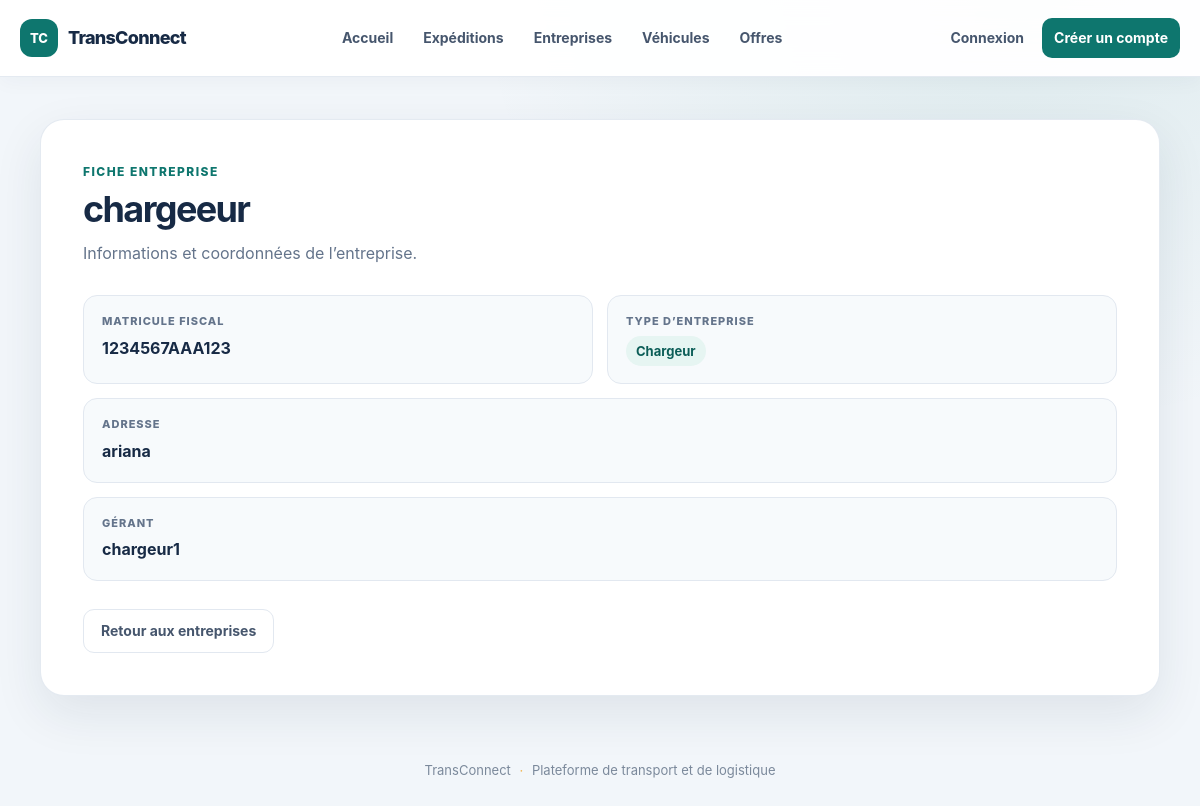
Page /entreprise/1/ on the committed database.
### EntrepriseApp/models.py (models this page shows, shortened)
class Entreprise(models.Model):
    raison_sociale = models.CharField(max_length=200, blank=False, null=False)
    matricule_fiscale = models.CharField(max_length=17, unique=True, blank=False, null=False)
    adresse = models.TextField()
    MinLengthValidator(20,"l'adresse doit contenir au moins 20 caractères")
    MaxLengthValidator(400,"l'adresse doit contenir au maximum 200 caractères")
    type_entreprise = models.CharField(max_length=100,
    choices=[
        ('C', 'Chargeur'),
        ('T', 'Transporteur'),
    ])
    creation_date = models.DateTimeField(auto_now_add=True)
    update_date = models.DateTimeField(auto_now=True)
    gerant = models.OneToOneField(utilisateur, on_delete=models.CASCADE,
    related_name='entreprise')

class utilisateur(AbstractUser):
    user_id = models.CharField(primary_key=True, max_length=8, unique=True)
    email = models.EmailField(unique=True)
    telephone = models.CharField(max_length=15, blank=True, null=True)
    role = models.CharField(max_length=20,
    choices=[('admin', 'Admin'),
    ('C', 'Chargeur'),
    ('T', 'Transporteur'),
    ], default='C')
    created_at = models.DateTimeField(auto_now_add=True)
    updated_at = models.DateTimeField(auto_now=True)

### EntrepriseApp/views.py (the view)
# urls.py: path('<int:pk>/', DetailEntreprise.as_view(), name='entreprise-detail'),
class DetailEntreprise(DetailView):
    model = Entreprise
    template_name = 'Entreprise/details.html'
    context_object_name = 'entreprise'

### EntrepriseApp/templates/Entreprise/details.html (shortened to what this page needs)
{% extends "base.html" %}
{% block content %}
<section class="page-card">
    <header class="page-heading">
        <div>
            <p class="eyebrow">Fiche entreprise</p>
            <h1>{{ entreprise.raison_sociale }}</h1>
            <p class="page-intro">Informations et coordonnées de l’entreprise.</p>
        </div>
    </header>
    <dl class="detail-grid">
        <div class="detail-item">
            <dt class="detail-label">Matricule fiscal</dt>
            <dd class="detail-value">{{ entreprise.matricule_fiscale }}</dd>
        </div>
        <div class="detail-item">
            <dt class="detail-label">Type d’entreprise</dt>
            <dd class="detail-value"><span class="status-pill">{{ entreprise.get_type_entreprise_display }}</span></dd>
        </div>
        <div class="detail-item detail-item--wide">
            <dt class="detail-label">Adresse</dt>
            <dd class="detail-value">{{ entreprise.adresse }}</dd>
        </div>
        <div class="detail-item detail-item--wide">
            <dt class="detail-label">Gérant</dt>
            <dd class="detail-value">{{ entreprise.gerant }}</dd>
        </div>
    </dl>
    <a class="button-secondary" href="{% url 'entreprise-list' %}">Retour aux entreprises</a>
</section>
{% endblock %}

### EntrepriseApp/static/EntrepriseApp/css/site.css (style rules this page uses)
:root { color-scheme: light; --ink: #172a45; --muted: #64748b; --brand: #0e766e; --brand-dark: #0b5d57; --brand-soft: #e6f5f2; --accent: #f0b44d; --surface: #ffffff; --surface-soft: #f7fafc; --line: #e2e8f0; --danger: #b42332; --shadow: 0 18px 50px rgba(23, 42, 69, 0.09); }
* { box-sizing: border-box; }
body.app-body { min-width: 320px; min-height: 100vh; margin: 0; background: radial-gradient(ellipse at 85% 0, rgba(14, 118, 110, 0.09), transparent 34rem), #f2f6fa; color: var(--ink); font-family: Inter, "Segoe UI", Arial, sans-serif; line-height: 1.6; }
.page-card { padding: clamp(24px, 4vw, 42px); border: 1px solid rgba(226, 232, 240, 0.9); border-radius: 24px; background: var(--surface); box-shadow: var(--shadow); }
.page-heading { display: flex; align-items: flex-end; justify-content: space-between; gap: 24px; margin-bottom: 28px; }
.eyebrow { margin: 0 0 7px; color: var(--brand); font-size: 12px; font-weight: 800; letter-spacing: 0.12em; text-transform: uppercase; }
h1, h2, h3 { color: var(--ink); line-height: 1.2; }
h1 { margin: 0; font-size: clamp(27px, 4vw, 36px); letter-spacing: -0.045em; }
.page-intro { max-width: 640px; margin: 10px 0 0; color: var(--muted); }
.button, .button-secondary, .button-danger { display: inline-flex; min-height: 44px; align-items: center; justify-content: center; gap: 8px; padding: 10px 17px; border: 1px solid transparent; border-radius: 11px; font: inherit; font-size: 14px; font-weight: 750; text-align: center; text-decoration: none; cursor: pointer; transition: background 0.18s ease, border-color 0.18s ease, transform 0.18s ease; }
.button-secondary { border-color: var(--line); background: #fff; color: #46566d; }
.detail-grid { display: grid; grid-template-columns: repeat(2, minmax(0, 1fr)); gap: 14px; margin: 28px 0; }
.detail-item { min-width: 0; padding: 17px 18px; border: 1px solid var(--line); border-radius: 14px; background: var(--surface-soft); }
.detail-item--wide { grid-column: 1 / -1; }
.detail-label { display: block; margin-bottom: 5px; color: var(--muted); font-size: 11px; font-weight: 800; letter-spacing: 0.09em; text-transform: uppercase; }
.detail-value { margin: 0; overflow-wrap: anywhere; font-weight: 650; }
.status-pill { display: inline-flex; align-items: center; padding: 5px 10px; border-radius: 999px; background: var(--brand-soft); color: var(--brand-dark); font-size: 13px; font-weight: 750; }

### rows in the picture
Entreprise: raison_sociale "chargeeur", matricule_fiscale "1234567AAA123", type_entreprise "Chargeur", adresse "ariana", gerant "chargeur1"
